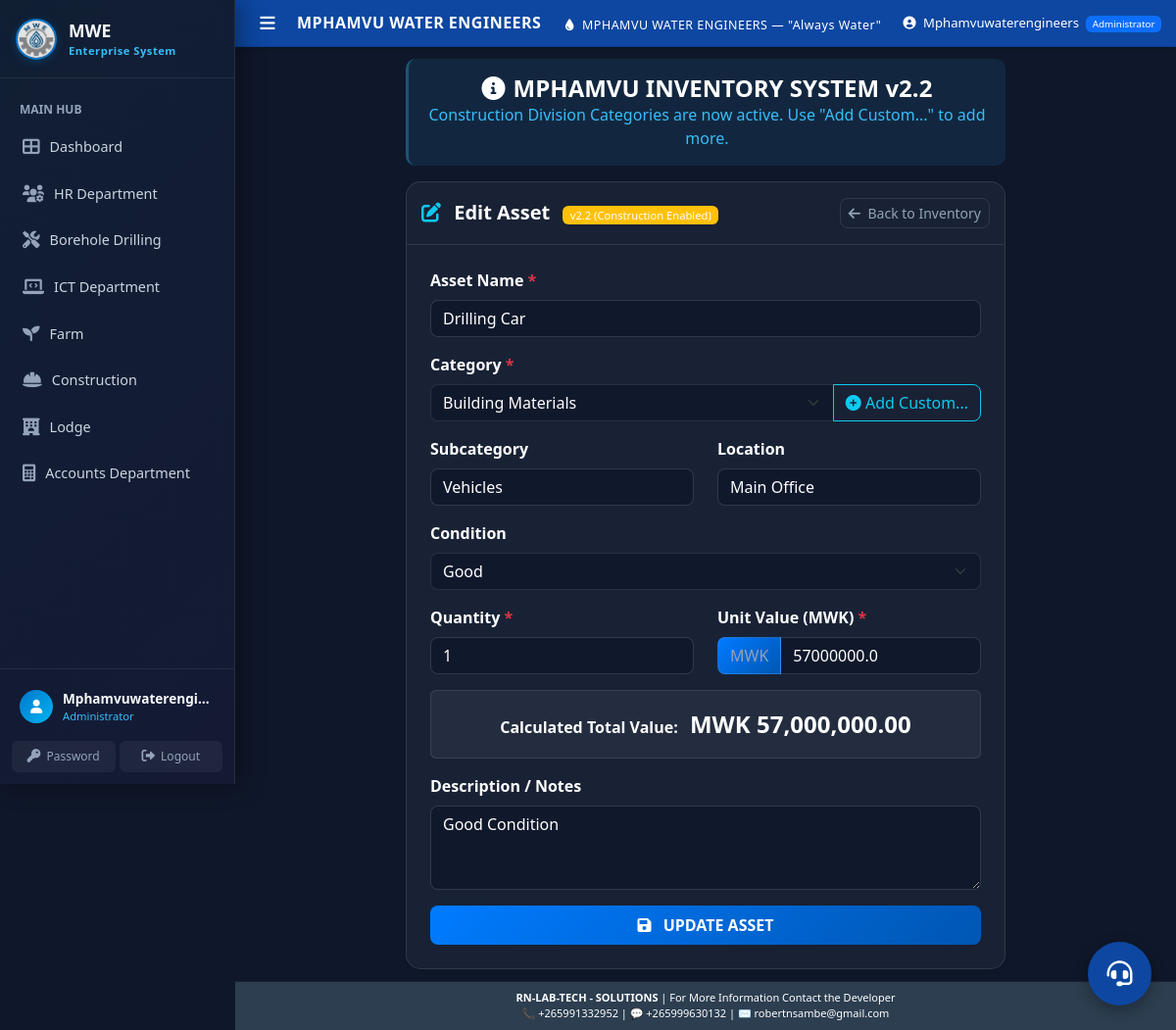
The app's page /inventory/edit/1 (signed in) with its own data.
### models.py (models this page shows)
class Inventory(db.Model):
    __tablename__ = 'inventory'
    id = db.Column(db.Integer, primary_key=True)
    asset_name = db.Column(db.String(200), nullable=False)
    category = db.Column(db.String(100), nullable=False)
    subcategory = db.Column(db.String(100))
    quantity = db.Column(db.Integer, nullable=False, default=0)
    unit_value = db.Column(db.Float, nullable=False, default=0.0)
    total_value = db.Column(db.Float, nullable=False, default=0.0)
    condition = db.Column(db.String(100), default='New/Excellent/Good')
    location = db.Column(db.String(200))
    description = db.Column(db.Text)
    department = db.Column(db.String(100), default='Borehole Drilling', nullable=False)
    last_updated = db.Column(db.DateTime, default=datetime.utcnow, onupdate=datetime.utcnow)

### inventory/inventory_routes.py (the view, shortened to what this page needs)
@inventory_bp.route('/edit/<int:item_id>', methods=['GET', 'POST'])
@login_required
@admin_required
def edit_item(item_id):
    item = Inventory.query.get_or_404(item_id)
    dept = get_current_dept()
    custom_categories = CustomInventoryCategory.query.filter_by(department=dept).all()
    return render_template('inventory/form.html', item=item, dept_context=dept, custom_categories=[c.category_name for c in custom_categories])

### app.py (called while the page is built)
@app.context_processor
def inject_now():
    return {
        'datetime': datetime,
    }

### inventory/inventory_routes.py (called while the page is built)
def login_required(f):
    @wraps(f)
    def decorated_function(*args, **kwargs):
        if 'user_id' not in session:
            flash('Please log in to access this page.', 'error')
            return redirect(url_for('login'))
        return f(*args, **kwargs)
    return decorated_function

def admin_required(f):
    @wraps(f)
    def decorated_function(*args, **kwargs):
        if session.get('role') not in ['Administrator', 'Director', 'HR Manager', 'Accountant']:
            flash('You do not have permission to access this page.', 'error')
            return redirect(url_for('dashboard'))
        return f(*args, **kwargs)
    return decorated_function

### utils/auth_utils.py (called while the page is built)
def get_current_dept():
    return session.get('department_context', 'Borehole Drilling')

### templates/inventory/form.html (shortened to what this page needs)
{% extends "base.html" %}
{% block content %}
<div class="row justify-content-center fade-in">
    <div class="col-md-8">
        <div class="alert alert-info border-3 text-center">
            <h4 class="mb-0 fw-bold"><i class="fas fa-info-circle me-2"></i>MPHAMVU INVENTORY SYSTEM v2.2</h4>
            <p class="mb-0">Construction Division Categories are now active. Use "Add Custom..." to add more.</p>
        </div>
        <div class="card shadow-sm border-0">
            <div class="card-header py-3 d-flex justify-content-between align-items-center">
                <h5 class="mb-0 fw-bold">
                    <i class="fas {{ 'fa-edit' if item else 'fa-plus-circle' }} me-2 text-info"></i>
                    {{ 'Edit Asset' if item else 'Add New Asset' }}
                    <span class="badge bg-warning text-dark ms-2" style="font-size: 0.7rem;">v2.2 (Construction Enabled)</span>
                </h5>
                <a href="{{ url_for('inventory.dashboard') }}" class="btn btn-sm btn-outline-secondary">
                    <i class="fas fa-arrow-left me-1"></i> Back to Inventory
                </a>
            </div>
            <div class="card-body p-4">
                <form method="POST">
                    <div class="mb-3">
                        <label for="asset_name" class="form-label fw-bold">Asset Name <span class="text-danger">*</span></label>
                        <input type="text" class="form-control" id="asset_name" name="asset_name" value="{{ item.asset_name if item else '' }}" required placeholder="e.g. Drilling Rig Model X">
                    </div>
                    <div class="mb-3">
                        <label for="category" class="form-label fw-bold">Category <span class="text-danger">*</span></label>
                        <div class="input-group">
                            {% set selected_cat = request.args.get('cat') or (item.category if item else '') %}
                            <select class="form-select" id="category" name="category" required onchange="updateSubcategories()">
                                <optgroup label="Construction Categories">
                                    <option value="Building Materials" {% if selected_cat == 'Building Materials' or selected_cat == '1. Building Materials' %}selected{% endif %}>Building Materials</option>
                                </optgroup>
                            </select>
                            <button class="btn btn-outline-info" type="button" onclick="toggleCustomCategory()">
                                <i class="fas fa-plus-circle"></i> Add Custom...
                            </button>
                        </div>
                    </div>
                    <div class="row mb-3">
                        <div class="col-md-6">
                            <label for="subcategory" class="form-label fw-bold">Subcategory</label>
                            <input type="text" class="form-control" id="subcategory" name="subcategory" list="subcategory_list" value="{{ item.subcategory if item else '' }}" placeholder="e.g. Drilling Equipment">
                        </div>
                        <div class="col-md-6">
                            <label for="location" class="form-label fw-bold">Location</label>
                            <input type="text" class="form-control" id="location" name="location" value="{{ item.location if item else '' }}" placeholder="e.g. Main Office">
                        </div>
                    </div>
                    <div class="mb-3">
                        <label for="condition" class="form-label fw-bold">Condition</label>
                        <select class="form-select" id="condition" name="condition">
                            <option value="Good" {% if item and item.condition == 'Good' %}selected{% endif %}>Good</option>
                        </select>
                    </div>
                    <div class="row mb-3">
                        <div class="col-md-6">
                            <label for="quantity" class="form-label fw-bold">Quantity <span class="text-danger">*</span></label>
                            <input type="number" class="form-control" id="quantity" name="quantity" min="0" value="{{ item.quantity if item else '1' }}" required onchange="calculateTotal()">
                        </div>
                        <div class="col-md-6 mt-3 mt-md-0">
                            <label for="unit_value" class="form-label fw-bold">Unit Value (MWK) <span class="text-danger">*</span></label>
                            <div class="input-group">
                                <span class="input-group-text bg-light text-muted border-end-0">MWK</span>
                                <input type="number" step="0.01" class="form-control border-start-0" id="unit_value" name="unit_value" value="{{ item.unit_value if item else '' }}" required onchange="calculateTotal()">
                            </div>
                        </div>
                    </div>
                    <div class="mb-4">
                        <div class="p-3 bg-light rounded text-center border" style="border-color: rgba(255,255,255,0.1) !important;">
                            <span class="text-muted fw-bold me-2">Calculated Total Value:</span>
                            <span class="fs-4 fw-bold text-info" id="total_value_display">
                                MWK {{ "{:,.2f}".format(item.total_value) if item else "0.00" }}
                            </span>
                        </div>
                    </div>
                    <div class="mb-4">
                        <label for="description" class="form-label fw-bold">Description / Notes</label>
                        <textarea class="form-control" id="description" name="description" rows="3" placeholder="Condition, serial number, location, etc.">{{ item.description if item else '' }}</textarea>
                    </div>
                    <div class="d-grid gap-2">
                        <button type="submit" class="btn btn-primary py-2 text-uppercase fw-bold shadow-sm">
                            <i class="fas {{ 'fa-save' if item else 'fa-plus' }} me-2"></i> {{ 'Update Asset' if item else 'Save Asset' }}
                        </button>
                    </div>
                </form>
            </div>
        </div>
    </div>
</div>
{% endblock %}

### static/css/style.css (style rules this page uses)
:root { --primary-color: #007bff; --secondary-color: #6c757d; --success-color: #28a745; --danger-color: #dc3545; --warning-color: #ffc107; --info-color: #17a2b8; --light-color: #f8f9fa; --dark-color: #343a40; --water-blue: #00d4ff; --water-dark: #0056b3; --sidebar-width: 240px; --sidebar-collapsed-width: 72px; --sidebar-bg: #1a2332; --sidebar-hover: #243044; --sidebar-active: rgba(0, 119, 204, 0.2); --sidebar-active-border: #0077cc; --sidebar-text: rgba(255, 255, 255, 0.7); --sidebar-text-active: #ffffff; --header-height: 48px; --transition-speed: 0.3s; }
body { font-family: 'Segoe UI', Tahoma, Geneva, Verdana, sans-serif; background-color: #f0f2f5; margin: 0; overflow-x: hidden; }
.main-content .mb-4 { margin-bottom: 1rem !important; }
.card { border: none; border-radius: 15px; box-shadow: 0 5px 15px rgba(0,0,0,0.08); transition: transform 0.3s ease, box-shadow 0.3s ease; }
.card-header { padding: 8px 15px; border-radius: 12px 12px 0 0 !important; border: none; font-weight: 600; }
.card-body { padding: 12px 15px; }
.btn { border-radius: 8px; font-weight: 500; transition: all 0.3s ease; }
.btn-primary { background: linear-gradient(135deg, var(--primary-color), var(--water-dark)); border: none; }
.form-control, .form-select { border-radius: 8px; border: 1px solid #dee2e6; transition: border-color 0.3s ease, box-shadow 0.3s ease; }
.input-group-text { background: linear-gradient(135deg, var(--primary-color), var(--water-dark)); color: white; border: none; border-radius: 8px 0 0 8px; }
.badge { font-weight: 500; border-radius: 6px; }
.alert { border: none; border-radius: 10px; border-left: 4px solid; }
.fade-in { animation: fadeIn 0.5s ease-in; }

### templates/inventory/form.html (style rules this page uses)
body { background-color: #0f172a !important; color: #ffffff !important; }
.alert-info { background-color: rgba(56, 189, 248, 0.1) !important; border-color: rgba(56, 189, 248, 0.3) !important; color: #38bdf8 !important; }
.card { background-color: rgba(30, 41, 59, 0.7) !important; backdrop-filter: blur(10px); border: 1px solid rgba(255, 255, 255, 0.1) !important; color: #ffffff !important; }
.card-header { background-color: transparent !important; border-bottom: 1px solid rgba(255, 255, 255, 0.1) !important; }
.form-label { color: #e2e8f0 !important; }
.form-control, .form-select { background-color: rgba(15, 23, 42, 0.8) !important; border: 1px solid rgba(255, 255, 255, 0.1) !important; color: #ffffff !important; }
.form-control::placeholder { color: #64748b !important; }
.input-group-text { background-color: rgba(30, 41, 59, 0.8) !important; border: 1px solid rgba(255, 255, 255, 0.1) !important; color: #94a3b8 !important; }
.bg-light { background-color: rgba(255, 255, 255, 0.05) !important; }
.text-muted { color: #94a3b8 !important; }
.text-dark { color: #ffffff !important; }
.btn-outline-secondary { color: #94a3b8; border-color: rgba(255, 255, 255, 0.1); }
h2, h4, h5, .fw-bold { color: #ffffff !important; }

### records on screen
Inventory: asset_name "Drilling Car", subcategory "Vehicles", location "Main Office", condition "Good", quantity "1", unit_value "57000000.0", total_value "57,000,000.00", description "Good Condition"

### other values on screen
{{ session.username }} "Mphamvuwaterengi…"
{{ session.role }} "Administrator"
{{ session.username }} "Mphamvuwaterengineers"
{{ 'Edit Asset' if item else 'Add New Asset' }} "Edit Asset"
{{ 'Update Asset' if item else 'Save Asset' }} "UPDATE ASSET"
